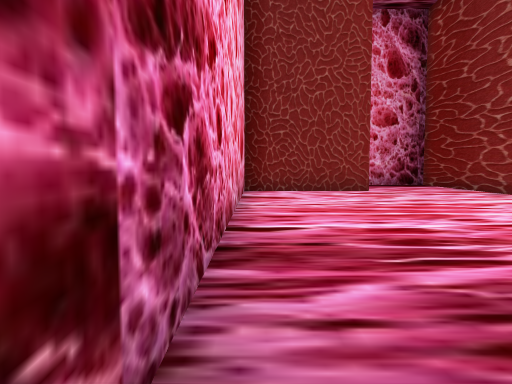
View 1 (above)

20 first-person views from a walk through a Unity game level. The camera is 1.3 m above the floor, tilts 4° down and sees 70° across. The floor is counted in squares, 2 m on a side. Each view is taken from the middle of a square. On the plan, view 1 faces up. The plan holds only what a view shows up to about 11 squares ahead; the rest is blank. The place goes on beyond the plan.

View 2
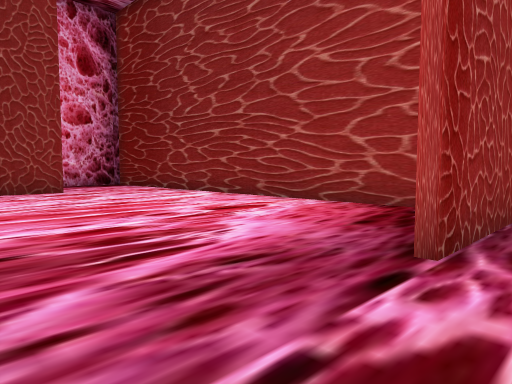

View 3
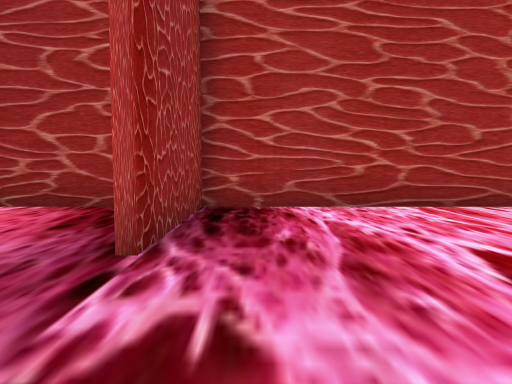

View 4
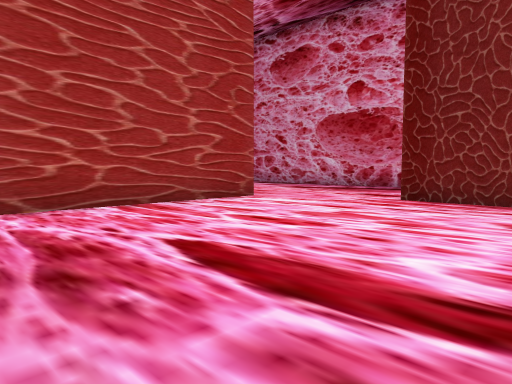

View 5
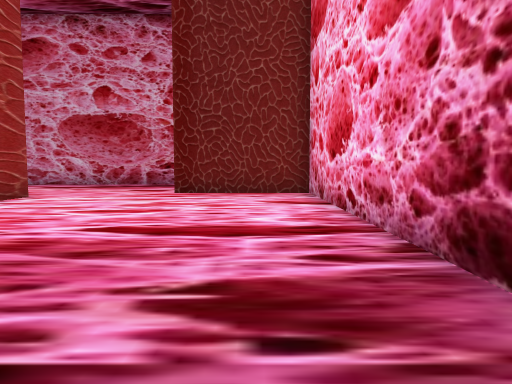

View 6
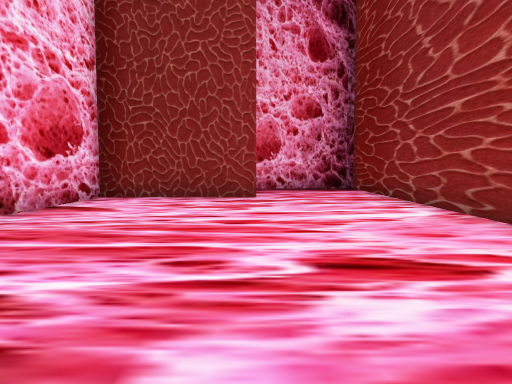

View 7
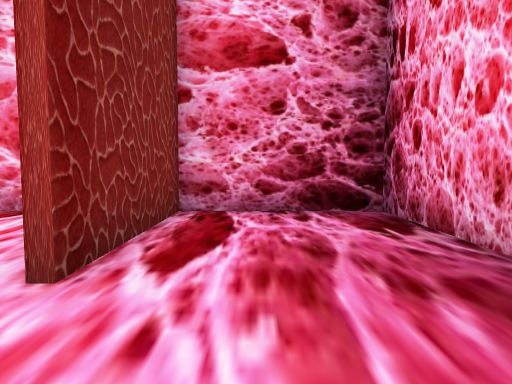

View 8
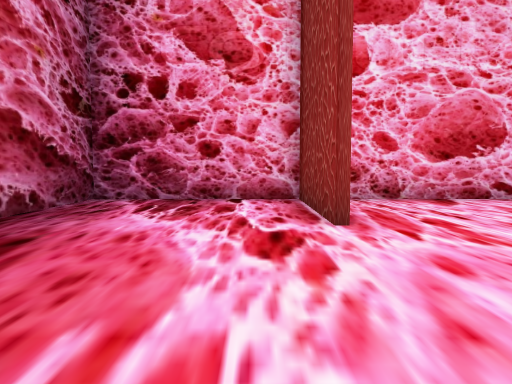

View 9
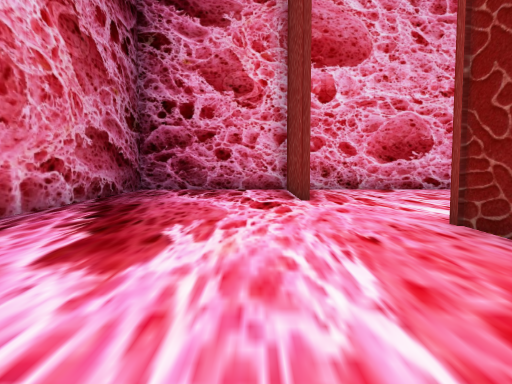

View 10
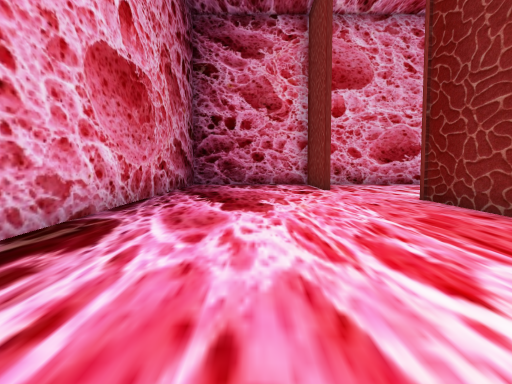

View 11
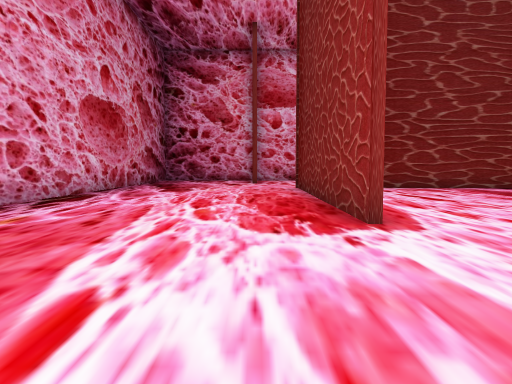

View 12
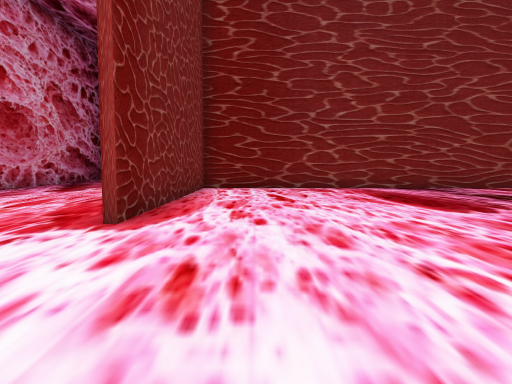

View 13
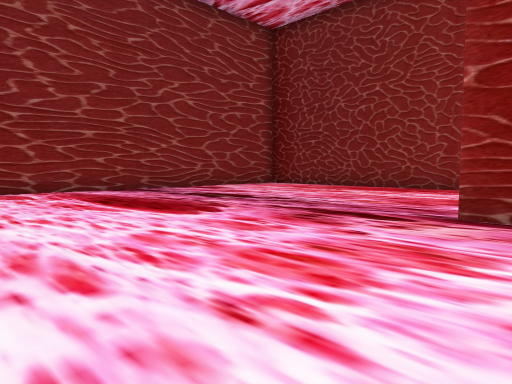

View 14
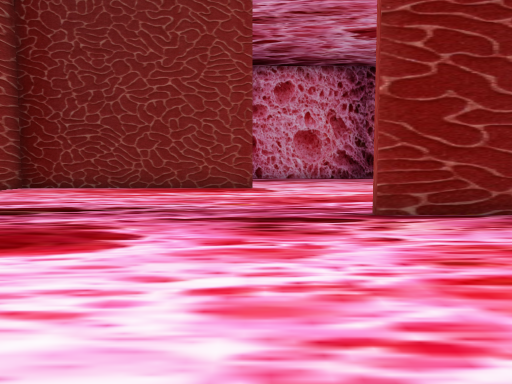

View 15
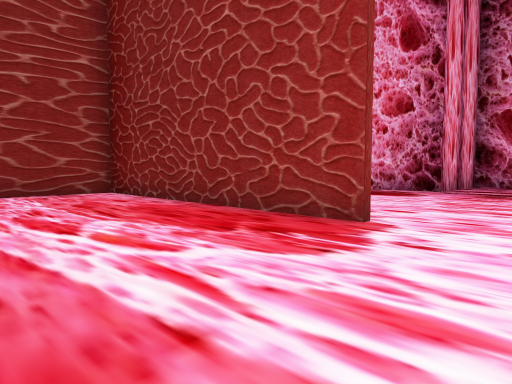

View 16
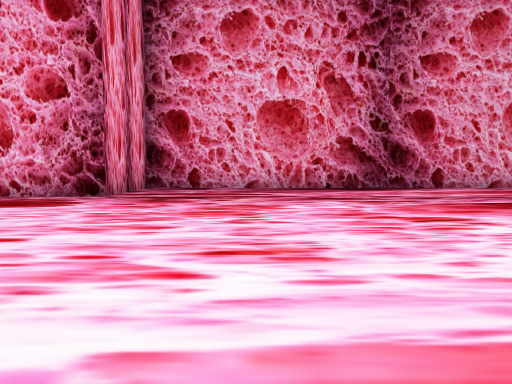

View 17
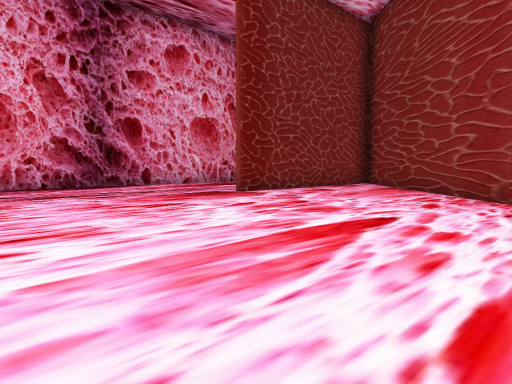

View 18
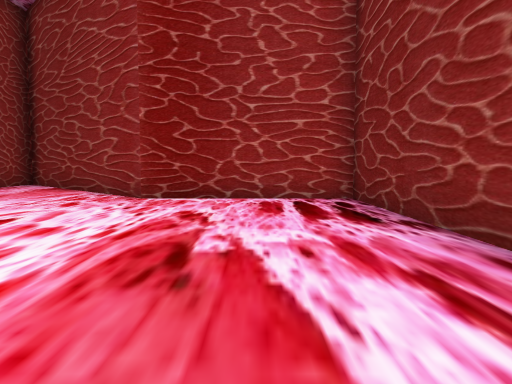

View 19
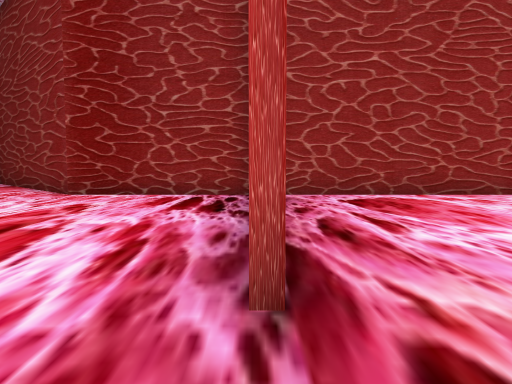

View 20
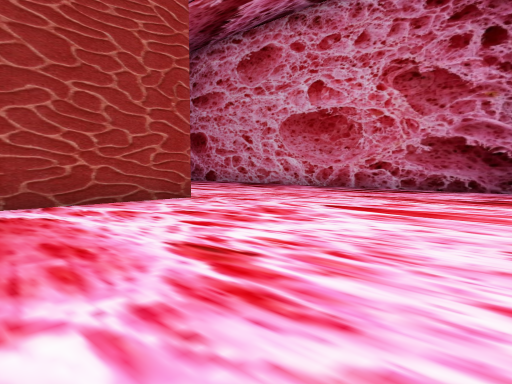

### Floor plan
Points are (right, up) in squares from view 1. A wall is a line through its corners. A room is listed if a view was taken in it or the views show most of it. See-through windows are left out.
Room 1 (views 1, 2, 3, 4, 5, 6)
walls: (5.9, 2.2) (5.9, 9.4); (3.1, 9.7) (-0.4, 9.7); (-0.3, 9.9) (-0.3, -7); (5.9, -5.7) (5.9, 0.9) (2.6, 0.9); (-0.4, -7) (3, -7)
ways out: opening at (4.5, 10) to room 2; opening at (4.5, -7) to room 3
Room 2 (view 7)
walls: (5.9, 9.4) (5.9, 12.9) (-0.3, 12.9) (-0.3, 9.9); (-0.4, 9.9) (3.1, 9.9)
ways out: opening at (4.5, 10) to room 1
Room 3 (views 8, 9, 10, 11, 12, 13, 14, 15, 16, 17, 18, 19, 20)
walls: (16.5, 0.9) (14.5, 0.9); (16.8, 1) (21.4, 1) (21.4, 5.3) (23.5, 7.4); (13, 6.9) (6, 6.9) (6, -5.9); (13, -5.7) (5.9, -5.7); (21.4, -5.5) (21.4, 0.4); (6, -5.6) (13, -5.6); (16.8, -11.2) (20.4, -11.2); (22.8, 11) (20.4, 11); (3.1, -7.1) (-0.2, -7.1); (-0.3, -7) (-0.3, -11.2) (11, -11.2); (22.8, 16) (11.7, 16) (11.7, 12.9) (9.5, 12.9)
ways out: opening at (4.5, -7) to room 1

Positions as (right, up) in squares from view 1, and headings:
1: (0, 0), facing up
2: (0, 0), facing up-right
3: (0, 0), facing right
4: (0, 0), facing down-right
5: (1, 2), facing down
6: (3, 2), facing up
7: (5, 11), facing left
8: (7, -8), facing left
9: (10, -8), facing left
10: (13, -9), facing left
11: (17, -7), facing left
12: (17, -4), facing left
13: (16, -4), facing up-left
14: (13, -4), facing up
15: (15, 3), facing up-left
16: (15, 5), facing up
17: (14, 4), facing up-right
18: (14, 3), facing right
19: (13, 1), facing right
20: (15, -1), facing down-right
